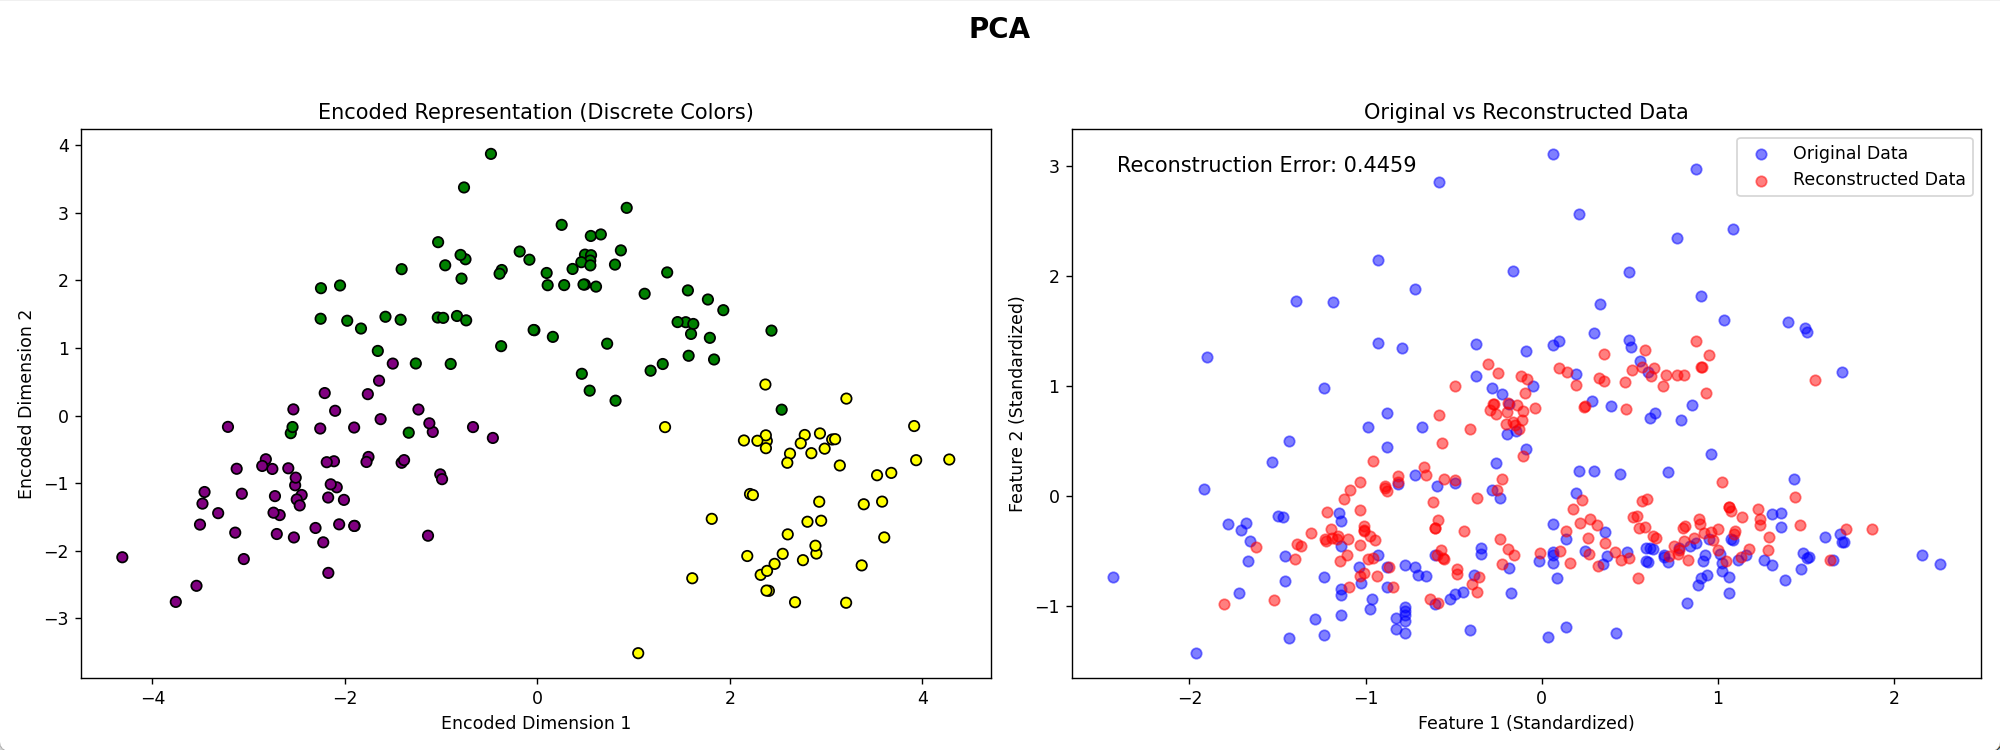

This figure's Python source:
import pandas as pd
import numpy as np
import matplotlib.pyplot as plt
from sklearn.model_selection import train_test_split
from sklearn.preprocessing import StandardScaler
from matplotlib.colors import ListedColormap


columns = [
    "Label", "Alcohol", "Malic acid", "Ash", "Alcalinity of ash",
    "Magnesium", "Total phenols", "Flavanoids", "Nonflavanoid phenols",
    "Proanthocyanins", "Color intensity", "Hue", "OD280/OD315", "Proline"
]

df_wine = pd.read_csv('hw9/wine.data', header=None, names=columns)

X = df_wine.iloc[:, 1:].values
y = df_wine.iloc[:, 0].values

# 数据标准化
scaler = StandardScaler()
X_scaled = scaler.fit_transform(X)

# 数据集划分
X_train, X_test = train_test_split(X_scaled, test_size=0.3, random_state=42)

# PCA 实现
def pca(X, n_components=2):
    covariance_matrix = np.cov(X, rowvar=False)
    eigenvalues, eigenvectors = np.linalg.eigh(covariance_matrix)
    
    # 按特征值从大到小排序
    sorted_indices = np.argsort(eigenvalues)[::-1]
    eigenvalues = eigenvalues[sorted_indices]
    eigenvectors = eigenvectors[:, sorted_indices]
    
    # 选择前 n 个主成分
    principal_components = eigenvectors[:, :n_components]
    
    # 降维
    X_reduced = np.dot(X, principal_components)
    
    return X_reduced, principal_components

# 1. PCA 降维
X_reduced, principal_components = pca(X_scaled, n_components=2)

# 2. 数据重构
X_reconstructed = np.dot(X_reduced, principal_components.T)

# 3. 计算重构误差
reconstruction_error = np.mean((X_scaled - X_reconstructed) ** 2)
print(f"Reconstruction Error (MSE): {reconstruction_error:.4f}")

print("Original Data Shape:", X_scaled.shape)  # 原始数据
print("Reduced Data Shape:", X_reduced.shape)  # 降维后的数据
print("Principal Components Shape:", principal_components.shape)  # 主成分矩阵
print("Principal Components Transposed Shape:", principal_components.T.shape)  # 主成分转置
print("Reconstructed Data Shape:", X_reconstructed.shape)  # 重构后的数据



# 创建子图布局
fig, axes = plt.subplots(1, 2, figsize=(16, 6))

colors = ["purple", "green", "yellow"]  # 定义三种类别对应的颜色

cmap = ListedColormap(colors)
# **子图 1: 编码器输出（离散颜色映射）**
sc = axes[0].scatter(X_reduced[:, 0], X_reduced[:, 1], c=y, cmap=cmap, edgecolor="k")
axes[0].set_title("Encoded Representation (Discrete Colors)")
axes[0].set_xlabel("Encoded Dimension 1")
axes[0].set_ylabel("Encoded Dimension 2")

# # 添加颜色条
# cb = fig.colorbar(sc, ax=axes[0], ticks=[1, 2, 3])
# cb.set_label("Class")
# cb.ax.set_yticklabels(['Class 1', 'Class 2', 'Class 3'])

# **子图 2: 原始数据与重构数据对比**
axes[1].scatter(X_scaled[:, 0], X_scaled[:, 1], label="Original Data", alpha=0.5, c="blue")
axes[1].scatter(X_reconstructed[:, 0], X_reconstructed[:, 1], label="Reconstructed Data", alpha=0.5, c="red")
axes[1].legend()
axes[1].set_title("Original vs Reconstructed Data")
axes[1].set_xlabel("Feature 1 (Standardized)")
axes[1].set_ylabel("Feature 2 (Standardized)")

# 在子图中标注重构误差
reconstruction_error = np.mean((X_scaled - X_reconstructed) ** 2)
axes[1].text(0.05, 0.95, f"Reconstruction Error: {reconstruction_error:.4f}",
             transform=axes[1].transAxes, fontsize=12, color="black", verticalalignment='top')

# 添加整体标题
fig.suptitle("PCA", fontsize=16, fontweight='bold')

plt.tight_layout(rect=[0, 0, 1, 0.95])  # 调整子图布局，给主标题留出空间
plt.show()
